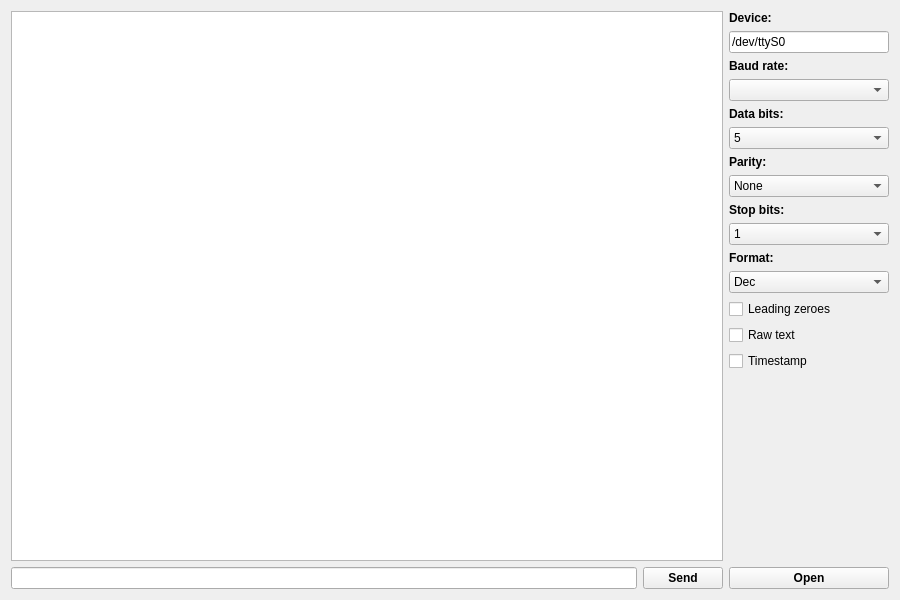
<?xml version="1.0" encoding="UTF-8"?>
<ui version="4.0">
 <class>Dialog</class>
 <widget class="QDialog" name="Dialog">
  <property name="geometry">
   <rect>
    <x>0</x>
    <y>0</y>
    <width>900</width>
    <height>600</height>
   </rect>
  </property>
  <property name="windowTitle">
   <string>Serial debugger - 2.1.1</string>
  </property>
  <layout class="QGridLayout" name="gridLayout">
   <item row="0" column="0" rowspan="17">
    <layout class="QVBoxLayout" name="verticalLayout_2">
     <property name="sizeConstraint">
      <enum>QLayout::SetMaximumSize</enum>
     </property>
     <item>
      <widget class="QTextEdit" name="textEditTraffic"/>
     </item>
     <item>
      <layout class="QHBoxLayout" name="horizontalLayout">
       <item>
        <widget class="LineEdit" name="lineEditData"/>
       </item>
       <item>
        <widget class="QPushButton" name="pushButtonSend">
         <property name="font">
          <font>
           <weight>75</weight>
           <bold>true</bold>
          </font>
         </property>
         <property name="text">
          <string>Send</string>
         </property>
         <property name="autoDefault">
          <bool>false</bool>
         </property>
        </widget>
       </item>
      </layout>
     </item>
    </layout>
   </item>
   <item row="0" column="1">
    <widget class="QLabel" name="labelDevice">
     <property name="font">
      <font>
       <weight>75</weight>
       <bold>true</bold>
      </font>
     </property>
     <property name="text">
      <string>Device:</string>
     </property>
    </widget>
   </item>
   <item row="1" column="1">
    <widget class="QLineEdit" name="lineEditDevice">
     <property name="minimumSize">
      <size>
       <width>160</width>
       <height>0</height>
      </size>
     </property>
     <property name="maximumSize">
      <size>
       <width>160</width>
       <height>16777215</height>
      </size>
     </property>
     <property name="text">
      <string>/dev/ttyS0</string>
     </property>
    </widget>
   </item>
   <item row="2" column="1">
    <widget class="QLabel" name="labelBaudRate">
     <property name="font">
      <font>
       <weight>75</weight>
       <bold>true</bold>
      </font>
     </property>
     <property name="text">
      <string>Baud rate:</string>
     </property>
    </widget>
   </item>
   <item row="3" column="1">
    <widget class="QComboBox" name="comboBoxBaudRate"/>
   </item>
   <item row="15" column="1">
    <spacer name="verticalSpacer">
     <property name="orientation">
      <enum>Qt::Vertical</enum>
     </property>
     <property name="sizeHint" stdset="0">
      <size>
       <width>20</width>
       <height>70</height>
      </size>
     </property>
    </spacer>
   </item>
   <item row="4" column="1">
    <widget class="QLabel" name="labelDataBits">
     <property name="font">
      <font>
       <weight>75</weight>
       <bold>true</bold>
      </font>
     </property>
     <property name="text">
      <string>Data bits:</string>
     </property>
    </widget>
   </item>
   <item row="5" column="1">
    <widget class="QComboBox" name="comboBoxDataBits">
     <item>
      <property name="text">
       <string>5</string>
      </property>
     </item>
     <item>
      <property name="text">
       <string>6</string>
      </property>
     </item>
     <item>
      <property name="text">
       <string>7</string>
      </property>
     </item>
     <item>
      <property name="text">
       <string>8</string>
      </property>
     </item>
    </widget>
   </item>
   <item row="6" column="1">
    <widget class="QLabel" name="labelParity">
     <property name="font">
      <font>
       <weight>75</weight>
       <bold>true</bold>
      </font>
     </property>
     <property name="text">
      <string>Parity:</string>
     </property>
    </widget>
   </item>
   <item row="7" column="1">
    <widget class="QComboBox" name="comboBoxParity">
     <item>
      <property name="text">
       <string>None</string>
      </property>
     </item>
     <item>
      <property name="text">
       <string>Even</string>
      </property>
     </item>
     <item>
      <property name="text">
       <string>Odd</string>
      </property>
     </item>
     <item>
      <property name="text">
       <string>Mark</string>
      </property>
     </item>
     <item>
      <property name="text">
       <string>Space</string>
      </property>
     </item>
    </widget>
   </item>
   <item row="8" column="1">
    <widget class="QLabel" name="labelStopBits">
     <property name="font">
      <font>
       <weight>75</weight>
       <bold>true</bold>
      </font>
     </property>
     <property name="text">
      <string>Stop bits:</string>
     </property>
    </widget>
   </item>
   <item row="9" column="1">
    <widget class="QComboBox" name="comboBoxStopBits">
     <item>
      <property name="text">
       <string>1</string>
      </property>
     </item>
     <item>
      <property name="text">
       <string>1.5</string>
      </property>
     </item>
     <item>
      <property name="text">
       <string>2</string>
      </property>
     </item>
    </widget>
   </item>
   <item row="10" column="1">
    <widget class="QLabel" name="labelFormat">
     <property name="font">
      <font>
       <weight>75</weight>
       <bold>true</bold>
      </font>
     </property>
     <property name="text">
      <string>Format:</string>
     </property>
    </widget>
   </item>
   <item row="11" column="1">
    <widget class="QComboBox" name="comboBoxFormat">
     <property name="minimumSize">
      <size>
       <width>160</width>
       <height>0</height>
      </size>
     </property>
     <property name="maximumSize">
      <size>
       <width>160</width>
       <height>16777215</height>
      </size>
     </property>
     <property name="currentIndex">
      <number>2</number>
     </property>
     <item>
      <property name="text">
       <string>Bin</string>
      </property>
     </item>
     <item>
      <property name="text">
       <string>Oct</string>
      </property>
     </item>
     <item>
      <property name="text">
       <string>Dec</string>
      </property>
     </item>
     <item>
      <property name="text">
       <string>Hex</string>
      </property>
     </item>
    </widget>
   </item>
   <item row="12" column="1">
    <widget class="QCheckBox" name="checkBoxLeadingZeroes">
     <property name="text">
      <string>Leading zeroes</string>
     </property>
    </widget>
   </item>
   <item row="13" column="1">
    <widget class="QCheckBox" name="checkBoxRawText">
     <property name="text">
      <string>Raw text</string>
     </property>
    </widget>
   </item>
   <item row="14" column="1">
    <widget class="QCheckBox" name="checkBoxTimestamp">
     <property name="text">
      <string>Timestamp</string>
     </property>
    </widget>
   </item>
   <item row="16" column="1">
    <widget class="QPushButton" name="pushButtonOpenClose">
     <property name="font">
      <font>
       <weight>75</weight>
       <bold>true</bold>
      </font>
     </property>
     <property name="text">
      <string>Open</string>
     </property>
     <property name="autoDefault">
      <bool>false</bool>
     </property>
    </widget>
   </item>
  </layout>
 </widget>
 <customwidgets>
  <customwidget>
   <class>LineEdit</class>
   <extends>QLineEdit</extends>
   <header>debugger/widgets</header>
  </customwidget>
 </customwidgets>
 <tabstops>
  <tabstop>lineEditDevice</tabstop>
  <tabstop>lineEditData</tabstop>
  <tabstop>pushButtonSend</tabstop>
  <tabstop>comboBoxFormat</tabstop>
  <tabstop>checkBoxTimestamp</tabstop>
  <tabstop>textEditTraffic</tabstop>
 </tabstops>
 <resources/>
 <connections/>
</ui>
